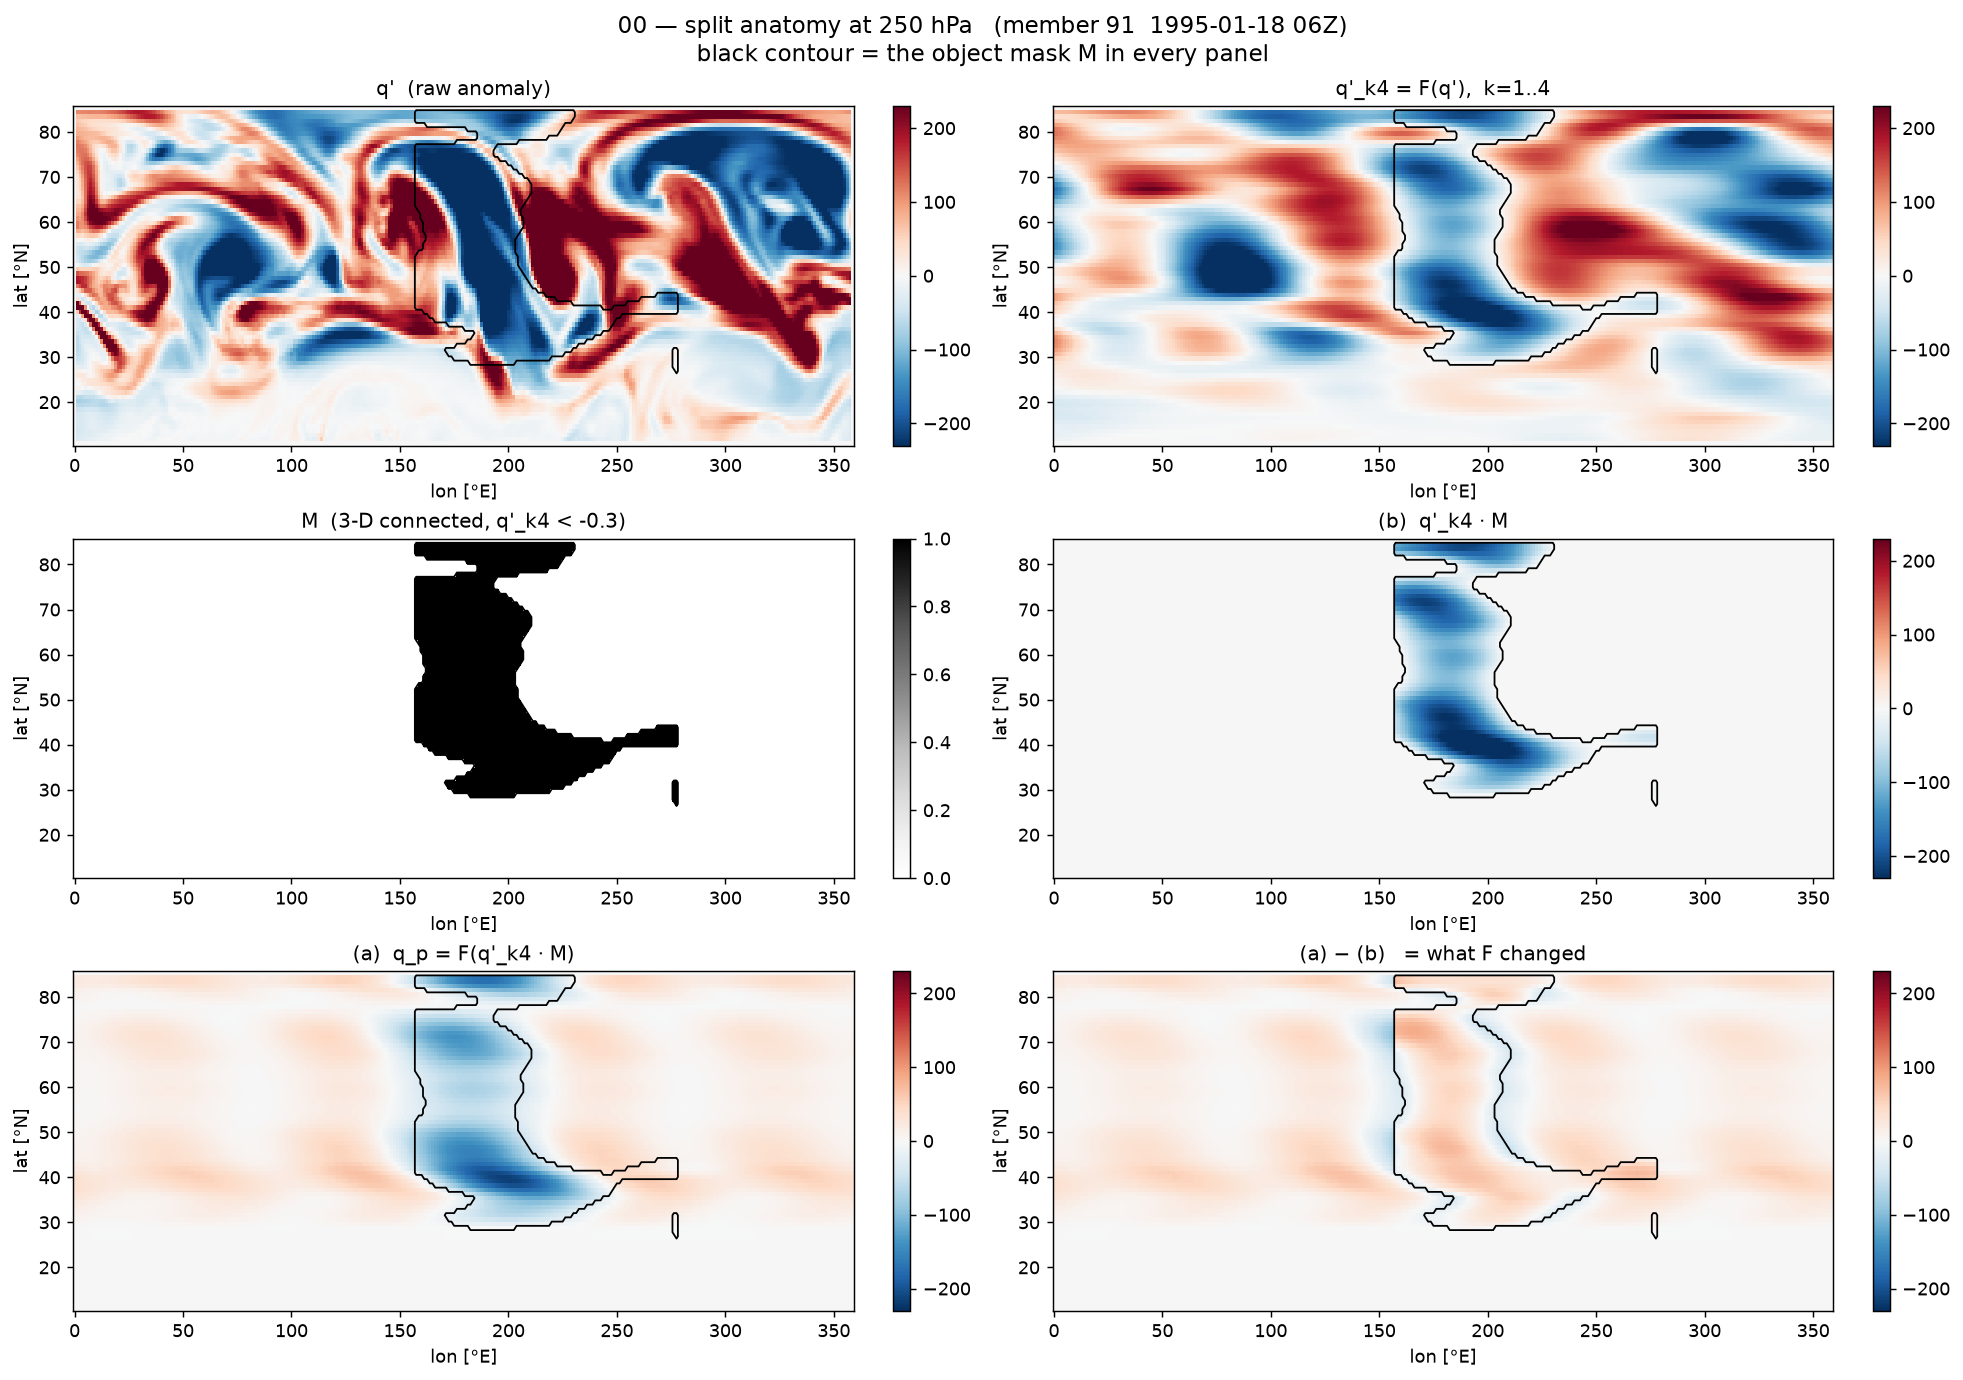

Write Python code to recreate this figure.
#!/usr/bin/env python3
"""Anatomy of the planetary/eddy split — does the second filter blur the edge?

Shows every intermediate of

    q'  ->  q'_k4 = F(q')  ->  M  ->  q'_k4 * M  ->  q_p = F(q'_k4 * M)

side by side, plus what `F` does to the object edge and how far the field leaks
outside the mask.  The two candidate definitions are

    (b)  q_p = q'_k4 * M        confined to the object, NOT k<=4 (~64 % of power)
    (a)  q_p = F(q'_k4 * M)     exactly k<=4, but blurred and leaking outside

so this figure is what decides between them rather than an argument.

Run:  python 00_split_anatomy.py
"""
from __future__ import annotations

import os

import matplotlib
matplotlib.use("Agg")
import matplotlib.pyplot as plt
import numpy as np

from _evt import K_TOP, K_UPPER_INT, WU9_HPA, event_label, load_event
import pandas as pd

from scale_split import (KMAX, KMIN, THRESH, seed_from_centroid,
                         split_planetary_eddy, zonal_filter)

OUT = os.path.dirname(os.path.abspath(__file__))
KSHOW = 6            # 0-based index into WU9 -> 250 hPa


def main():
    ev = load_event()
    lon, blat = ev["lon"], ev["band_lats"]
    q = ev["q_anom"]
    dom = np.array(K_UPPER_INT + [K_TOP])

    # the tracked anticyclone centroid -> the seed that picks THE object
    df = pd.read_csv("/glade/u/home/kenyan/work/01_blocking_cesm2/"
                     "LENS2_z500_anticyclone_blocking.csv", parse_dates=["timestamp"])
    pk = (df[(df.type == "peak") & (df.ens_member == 91)]
          .sort_values("area", ascending=False).iloc[0])
    clat, clon = float(pk.lat), float(pk.lon180) % 360.0
    jc = int(np.argmin(np.abs(blat - clat)))
    ic = int(np.argmin(np.abs(((lon - clon + 180) % 360) - 180)))

    # event box: the band in latitude, +-60 deg in longitude around the centroid
    pad = int(round(60.0 / (lon[1] - lon[0])))
    box_lat = np.arange(len(blat))
    box_lon = (np.arange(2 * pad + 1) + (ic - pad)) % len(lon)

    q_k4_int = zonal_filter(q[K_UPPER_INT], KMIN, KMAX)
    kshow_int = K_UPPER_INT.index(KSHOW)
    js, is_ = seed_from_centroid(q_k4_int[kshow_int], blat, lon, clat, clon)
    print(f"  centroid {clat:.1f}N {clon:.1f}E (j={jc},i={ic}) -> seed "
          f"{blat[js]:.1f}N {lon[is_]:.1f}E (j={js},i={is_}), "
          f"q_k4 there = {q_k4_int[kshow_int][js,is_]:.1f}", flush=True)

    r = split_planetary_eddy(q, ev["th_top_anom"], K_UPPER_INT, K_TOP,
                             box_lat, box_lon, KSHOW, js, is_)
    mask_full = r["mask"]
    q_k4 = zonal_filter(q[dom], KMIN, KMAX)
    mask = mask_full[dom]
    q_masked = q_k4 * mask
    q_p = zonal_filter(q_masked, KMIN, KMAX)
    q_e_full = q[dom] - q_p

    ks = list(dom).index(KSHOW)
    panels = [
        (q[KSHOW],        "q'  (raw anomaly)"),
        (q_k4[ks],        f"q'_k4 = F(q'),  k={KMIN}..{KMAX}"),
        (mask[ks] * 1.0,  f"M  (3-D connected, q'_k4 < -{THRESH})"),
        (q_masked[ks],    "(b)  q'_k4 · M"),
        (q_p[ks],         "(a)  q_p = F(q'_k4 · M)"),
        (q_p[ks] - q_masked[ks], "(a) − (b)   = what F changed"),
    ]

    m = float(np.nanpercentile(np.abs(q_k4), 99))
    fig, axes = plt.subplots(3, 2, figsize=(15, 10.5), constrained_layout=True)
    for ax, (fld, ttl) in zip(axes.ravel(), panels):
        if "M  (" in ttl:
            im = ax.pcolormesh(lon, blat, fld, cmap="Greys", vmin=0, vmax=1,
                               shading="auto")
        else:
            im = ax.pcolormesh(lon, blat, fld, cmap="RdBu_r", vmin=-m, vmax=m,
                               shading="auto")
        ax.contour(lon, blat, mask[ks], levels=[0.5], colors="k", linewidths=1.0)
        ax.set_title(ttl, fontsize=11)
        ax.set_xlabel("lon [°E]"); ax.set_ylabel("lat [°N]")
        fig.colorbar(im, ax=ax)
    fig.suptitle(f"00 — split anatomy at {WU9_HPA[KSHOW]:.0f} hPa   ({event_label(ev['cache'])})\n"
                 "black contour = the object mask M in every panel", fontsize=13)
    fig.savefig(f"{OUT}/00_split_anatomy.png", dpi=130, bbox_inches="tight")
    plt.close(fig)

    # ── how much leaks outside the mask, and how blurred is the edge ────────
    inside = mask[ks]
    outside = ~inside
    p_in = float(np.sum(q_p[ks][inside] ** 2))
    p_out = float(np.sum(q_p[ks][outside] ** 2))
    b_in = float(np.sum(q_masked[ks][inside] ** 2))

    fig, ax = plt.subplots(1, 3, figsize=(16, 4.2), constrained_layout=True)
    j = int(np.argmax(np.abs(q_p[ks]).max(axis=1)))
    ax[0].plot(lon, q[KSHOW][j], color="0.6", lw=1, label="q'  raw")
    ax[0].plot(lon, q_k4[ks][j], "k--", lw=1.2, label="q'_k4")
    ax[0].plot(lon, q_masked[ks][j], "C1", lw=1.6, label="(b) q'_k4·M")
    ax[0].plot(lon, q_p[ks][j], "C0", lw=1.8, label="(a) F(q'_k4·M)")
    ax[0].fill_between(lon, -m, m, where=inside[j], color="k", alpha=0.08,
                       label="inside M")
    ax[0].set_xlabel("lon [°E]"); ax[0].set_ylabel("Wu PV anomaly")
    ax[0].set_title(f"cut at {blat[j]:.0f}°N — the edge", fontsize=10)
    ax[0].legend(fontsize=8); ax[0].set_ylim(-m, m)

    from scale_split import wavenumber_spectrum
    for lbl, fld, c in (("q'", q[dom], "0.6"), ("q'_k4", q_k4, "k"),
                        ("(b) q'_k4·M", q_masked, "C1"), ("(a) F(q'_k4·M)", q_p, "C0")):
        s = wavenumber_spectrum(fld)
        ax[1].semilogy(np.arange(len(s))[:25], np.maximum(s[:25], 1e-12), "o-",
                       color=c, ms=3.5, lw=1.3, label=lbl)
    ax[1].axvline(KMAX + 0.5, color="r", ls=":", lw=1.2)
    ax[1].set_xlabel("zonal wavenumber"); ax[1].set_ylabel("fractional power")
    ax[1].set_title(f"spectra (red = k>{KMAX} boundary)", fontsize=10)
    ax[1].legend(fontsize=8); ax[1].set_ylim(1e-8, 1)

    labels = ["power inside M", "power outside M\n(leakage)"]
    ax[2].bar([0, 1], [100 * p_in / (p_in + p_out), 100 * p_out / (p_in + p_out)],
              color=["C0", "C3"])
    ax[2].set_xticks([0, 1]); ax[2].set_xticklabels(labels, fontsize=9)
    ax[2].set_ylabel("% of (a) power"); ax[2].set_ylim(0, 100)
    ax[2].set_title(f"(a) amplitude inside M is "
                    f"{100*np.sqrt(p_in/max(b_in,1e-30)):.0f} % of (b)'s", fontsize=10)
    fig.suptitle("00b — what the second filter costs: edge, spectrum, leakage",
                 fontsize=12)
    fig.savefig(f"{OUT}/00b_split_cost.png", dpi=130, bbox_inches="tight")
    plt.close(fig)

    s_b = wavenumber_spectrum(q_masked)
    s_a = wavenumber_spectrum(q_p)
    print(f"event: {event_label(ev['cache'])}   level {WU9_HPA[KSHOW]:.0f} hPa")
    print(f"  mask: {100*mask.mean():.2f}% of the upper domain, "
          f"reaches top boundary: {bool(mask[-1].any())} "
          f"({100*mask[-1].mean():.2f}% of that level)")
    print(f"  (b) q'_k4·M      : k=0 {100*s_b[0]:5.2f}%  k=1-4 {100*s_b[1:5].sum():6.2f}%  "
          f"k>4 {100*s_b[5:].sum():6.2f}%")
    print(f"  (a) F(q'_k4·M)   : k=0 {100*s_a[0]:5.2f}%  k=1-4 {100*s_a[1:5].sum():6.2f}%  "
          f"k>4 {100*s_a[5:].sum():6.2f}%")
    print(f"  (a) power leaking outside M : {100*p_out/(p_in+p_out):.1f}%")
    print(f"  (a) rms inside M / (b) rms inside M : "
          f"{np.sqrt(p_in/max(b_in,1e-30)):.3f}")
    print(f"  additivity |q_p+q_e-q| : "
          f"{np.abs(q_p + q_e_full - q[dom]).max():.3e}")
    print(f"\nwrote {OUT}/00_split_anatomy.png and 00b_split_cost.png")


if __name__ == "__main__":
    main()
